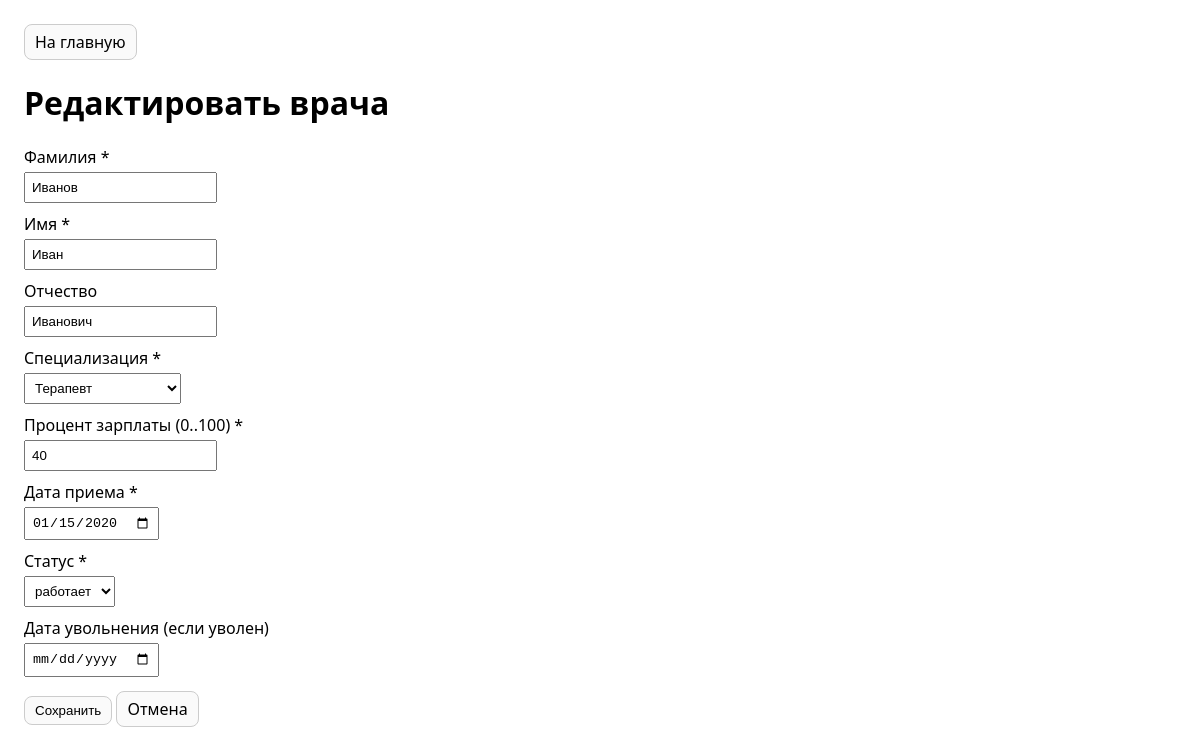
The page /doctor_form.php?id=1 on the database its author committed.
### tables this page shows
CREATE TABLE employees (
    id                INTEGER PRIMARY KEY AUTOINCREMENT,
    surname            TEXT NOT NULL,
    name               TEXT NOT NULL,
    patronymic         TEXT,
    specialization_id  INTEGER NOT NULL,
    salary_percentage  REAL NOT NULL CHECK (salary_percentage > 0 AND salary_percentage <= 100),
    hire_date          DATE NOT NULL DEFAULT (date('now')),
    dismissal_date     DATE,
    status             TEXT NOT NULL DEFAULT 'работает' CHECK (status IN ('работает', 'уволен')),

    CHECK (
        (status = 'работает' AND dismissal_date IS NULL) OR
        (status = 'уволен'  AND dismissal_date IS NOT NULL)
    ),
    CHECK (dismissal_date IS NULL OR dismissal_date >= hire_date),

    FOREIGN KEY (specialization_id) REFERENCES specializations(id)
        ON UPDATE CASCADE
        ON DELETE RESTRICT
);

CREATE TABLE specializations (
    id   INTEGER PRIMARY KEY AUTOINCREMENT,
    name TEXT NOT NULL UNIQUE
);

### src/helpers.php (called while the page is built, shortened)
<?php
function h(string $s): string
{
    return htmlspecialchars($s, ENT_QUOTES | ENT_SUBSTITUTE, 'UTF-8');
}
function get_int(array $src, string $key): ?int
{
    $v = (string)$src[$key];
    return (int)$v;
}

### public/doctor_form.php (the view, shortened to what this page needs)
<?php
require __DIR__ . '/../src/helpers.php';
$pdo = db();
$id = get_int($_GET, 'id');
$specStmt = $pdo->prepare("SELECT id, name FROM specializations ORDER BY name");
$specStmt->execute();
$specs = $specStmt->fetchAll();
$values = [
    'surname' => '',
    'name' => '',
    'patronymic' => '',
    'specialization_id' => '',
    'salary_percentage' => '40',
    'hire_date' => date('Y-m-d'),
    'status' => 'работает',
    'dismissal_date' => '',
];
if ($id !== null) {
    $st = $pdo->prepare("SELECT * FROM employees WHERE id = :id");
    $st->execute([':id' => $id]);
    $row = $st->fetch();
    $values = [
        'surname' => (string)$row['surname'],
        'name' => (string)$row['name'],
        'patronymic' => (string)($row['patronymic'] ?? ''),
        'specialization_id' => (string)$row['specialization_id'],
        'salary_percentage' => (string)$row['salary_percentage'],
        'hire_date' => (string)$row['hire_date'],
        'status' => (string)$row['status'],
        'dismissal_date' => (string)($row['dismissal_date'] ?? ''),
    ];
}
$title = $id === null ? 'Добавить врача' : 'Редактировать врача';
require __DIR__ . '/../src/layout/header.php';
?>
<h1><?= h($title) ?></h1>
<form method="post">
    <label>Фамилия *</label>
    <input name="surname" value="<?= h($values['surname']) ?>" required>
    <label>Имя *</label>
    <input name="name" value="<?= h($values['name']) ?>" required>
    <label>Отчество</label>
    <input name="patronymic" value="<?= h($values['patronymic']) ?>">
    <label>Специализация *</label>
    <select name="specialization_id" required>
        <?php foreach ($specs as $sp): ?>
            <?php $sid = (int)$sp['id']; ?>
            <option value="<?= $sid ?>" <?= ($values['specialization_id'] === (string)$sid) ? 'selected' : '' ?>>
                <?= h((string)$sp['name']) ?>
            </option>
        <?php endforeach; ?>
    </select>
    <label>Процент зарплаты (0..100) *</label>
    <input name="salary_percentage" value="<?= h($values['salary_percentage']) ?>" required>
    <label>Дата приема *</label>
    <input type="date" name="hire_date" value="<?= h($values['hire_date']) ?>" required>
    <label>Статус *</label>
    <select name="status" required>
        <option value="работает" <?= ($values['status'] === 'работает') ? 'selected' : '' ?>>работает</option>
    </select>
    <label>Дата увольнения (если уволен)</label>
    <input type="date" name="dismissal_date" value="<?= h($values['dismissal_date']) ?>">
    <div style="margin-top:14px">
        <button class="btn" type="submit">Сохранить</button>
        <a class="btn" href="index.php">Отмена</a>
    </div>
</form>
<?php require __DIR__ . '/../src/layout/footer.php'; ?>

### src/layout/header.php (style rules this page uses)
body { font-family: system-ui, -apple-system, Segoe UI, Roboto, Arial, sans-serif; margin: 24px; }
.btn { display:inline-block; padding:6px 10px; border:1px solid #ccc; border-radius:8px; text-decoration:none; color:#000; background:#fafafa; }
input, select, textarea { padding:6px; }
label { display:block; margin:10px 0 4px; }

### rows shown on the page
employees: surname "Иванов", name "Иван", patronymic "Иванович", specialization_id "Терапевт", salary_percentage "40", hire_date "01/15/2020", status "работает"

### other values the page prints
$title "Редактировать врача"
